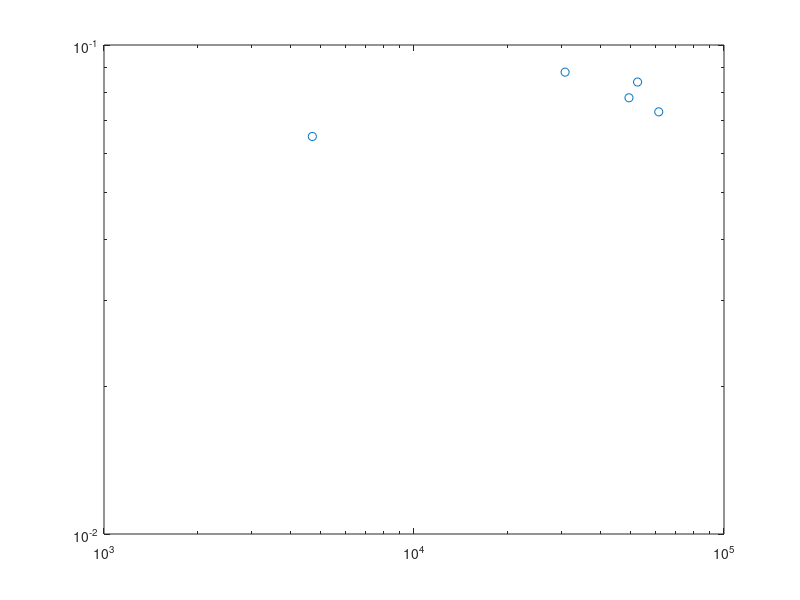

Source code (MATLAB): (Note: this script raises an error after producing the figure.)
ff=[0.073 0.084 0.078 0.065 0.088];
reynold=[61584 52618 49370 4700 30720];
y=ff;
x=reynold;
loglog(x,y,'o');
hold on
linregr(log(x),log(y))
hold off